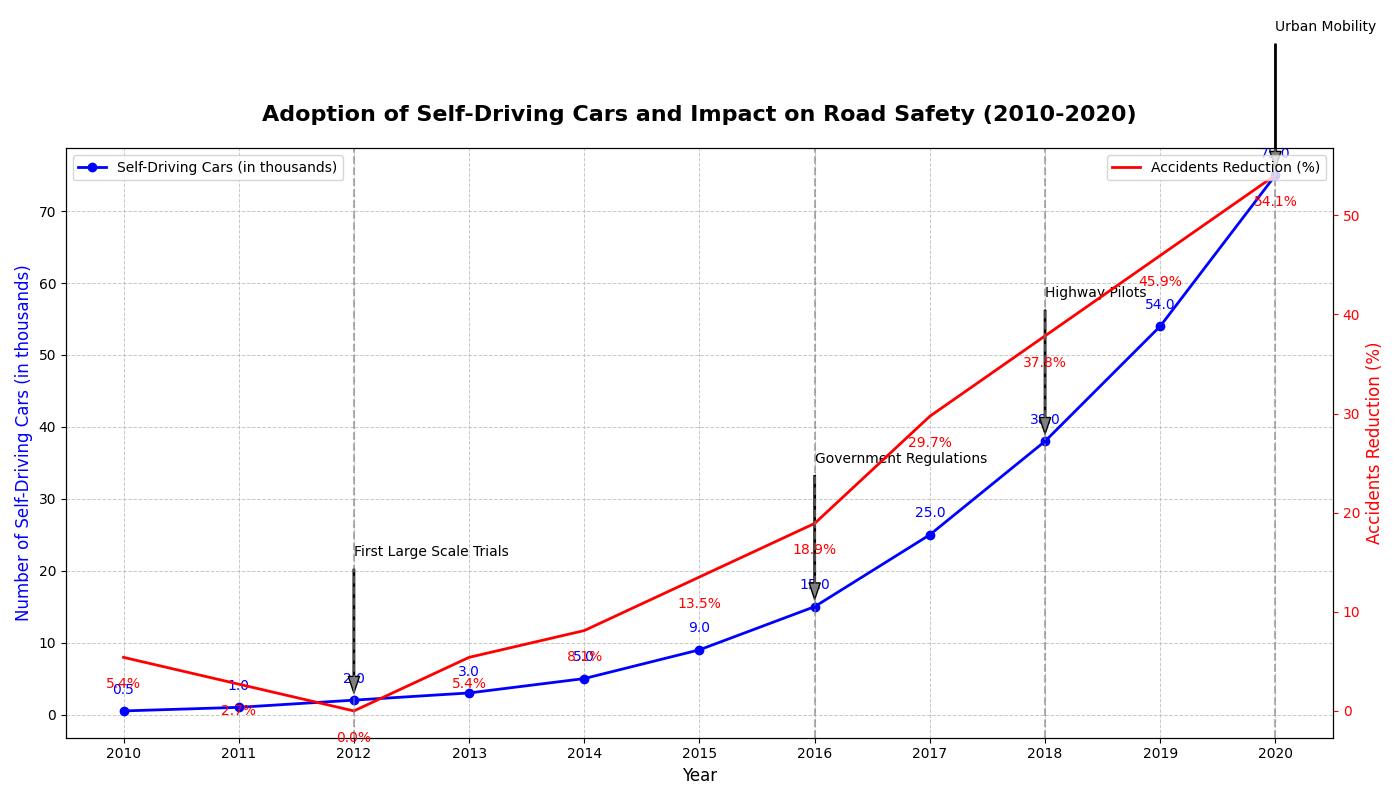

Generate this figure with Python:
import numpy as np
import matplotlib.pyplot as plt

# Backstory: Tracking the Progress of Self-Driving Car Technology Adoption
# The chart showcases the growth of autonomous vehicles on the road over a decade and the percentage of accidents reduction due to the technology.

# Define the years from 2010 to 2020
years = np.arange(2010, 2021)

# Number of self-driving cars on the road (in thousands)
self_driving_cars = np.array([0.5, 1, 2, 3, 5, 9, 15, 25, 38, 54, 75])

# Number of road accidents (in thousands)
road_accidents = np.array([35, 36, 37, 35, 34, 32, 30, 26, 23, 20, 17])

# Calculate the percentage of accidents reduction
base_accidents = 37  # assuming the highest number of accidents as base
accidents_reduction_percentage = ((base_accidents - road_accidents) / base_accidents) * 100

# Initialize the figure and create subplots
fig, ax1 = plt.subplots(figsize=(14, 8))

# Plot 1: Number of self-driving cars
ax1.plot(years, self_driving_cars, marker='o', color='blue', linewidth=2, label='Self-Driving Cars (in thousands)')
for (x, y) in zip(years, self_driving_cars):
    ax1.text(x, y + 2, f'{y}', ha='center', va='bottom', fontsize=10, color='blue')

# Plot annotations for major milestones
milestones = {2012: "First Large Scale Trials", 2016: "Government Regulations", 
              2018: "Highway Pilots", 2020: "Urban Mobility"}
for year, text in milestones.items():
    ax1.annotate(text, 
                 xy=(year, self_driving_cars[years.tolist().index(year)]),
                 xytext=(year, self_driving_cars[years.tolist().index(year)] + 20),
                 arrowprops=dict(facecolor='grey', shrink=0.05, width=1, headwidth=8),
                 fontsize=10, color='black')

# Add title and labels to the first plot
ax1.set_title('Adoption of Self-Driving Cars and Impact on Road Safety (2010-2020)', fontsize=16, fontweight='bold', pad=20)
ax1.set_xlabel('Year', fontsize=12)
ax1.set_ylabel('Number of Self-Driving Cars (in thousands)', fontsize=12, color='blue')
ax1.set_xticks(years)
ax1.grid(axis='y', linestyle='--', alpha=0.7)

# Secondary Y-Axis for accidents reduction percentage
ax2 = ax1.twinx()
ax2.plot(years, accidents_reduction_percentage, 'r-', linewidth=2, label='Accidents Reduction (%)')
for (x, y) in zip(years, accidents_reduction_percentage):
    ax2.text(x, y - 2, f'{y:.1f}%', ha='center', va='top', fontsize=10, color='red')

ax2.set_ylabel('Accidents Reduction (%)', fontsize=12, color='red')
ax2.tick_params(axis='y', colors='red')

# Adding a legend
ax1.legend(loc='upper left', fontsize=10)
ax2.legend(loc='upper right', fontsize=10)

# Add vertical lines to signify important years
for milestone_year in milestones.keys():
    plt.axvline(x=milestone_year, color='grey', linestyle='--', alpha=0.6)

# Customize grid lines
ax1.grid(linestyle='--', linewidth=0.7, alpha=0.7)

# Automatically adjust the layout for better fit and visibility
plt.tight_layout()

# Show the plot
plt.show()
